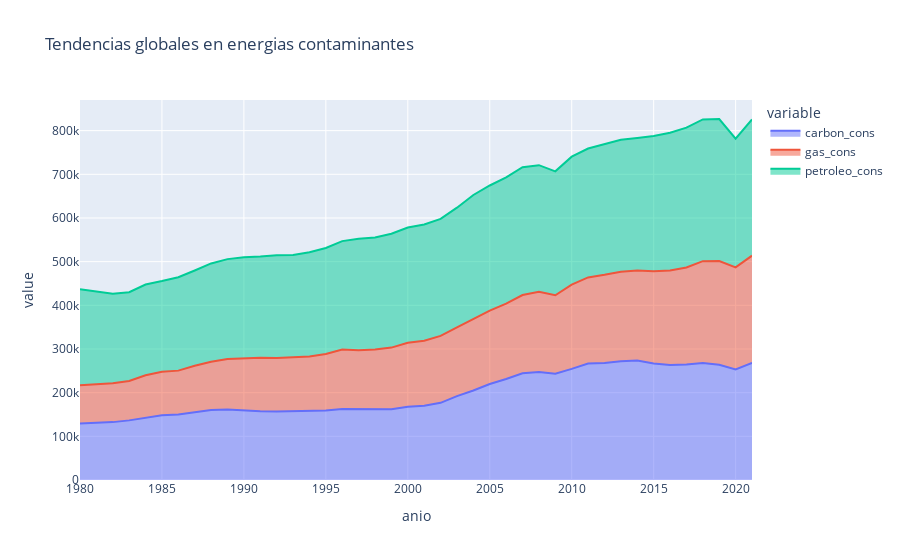

The cell this chart's notebook holds for it:
### Markdown cell above
#### Global

### Code cell
data_cons_global = (
    data_cons
    .drop('pais_iso', axis=1)
    .groupby('anio')
    .sum()
)
px.area(data_cons_global, title='Tendencias globales en energias contaminantes')
